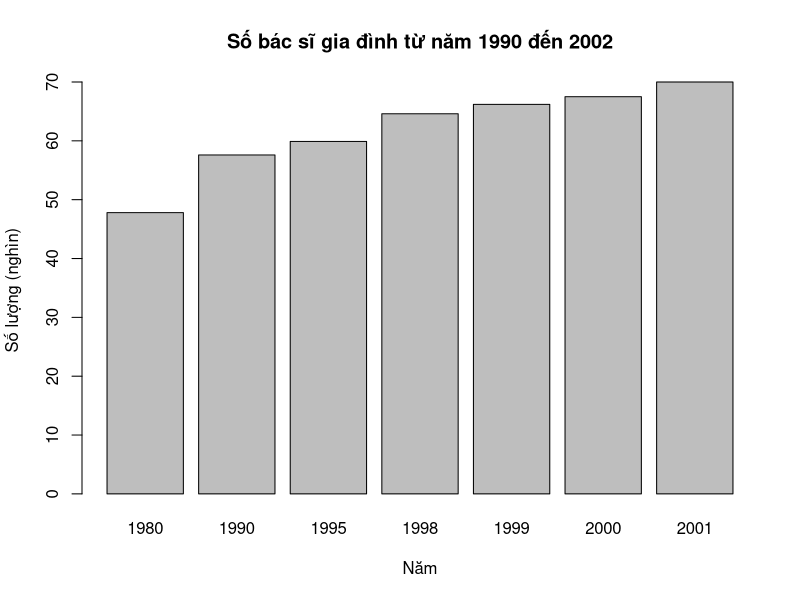
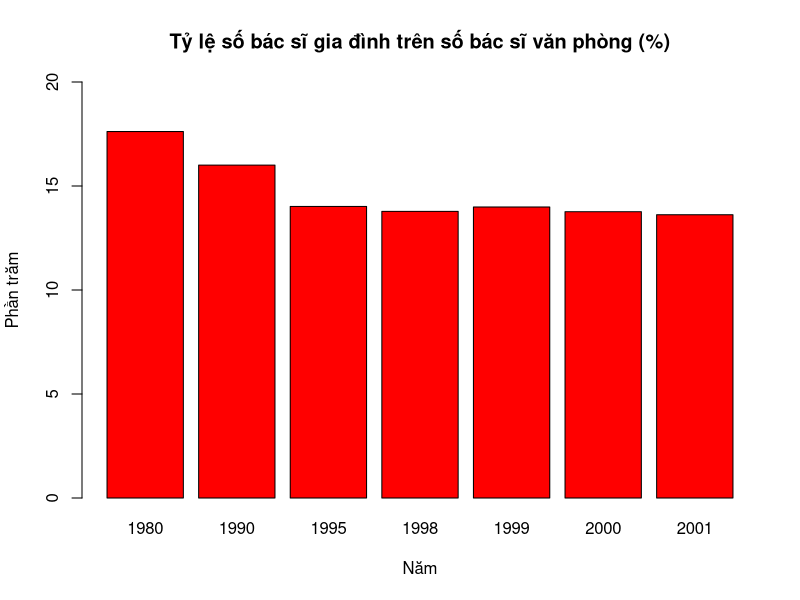

The R script that drew these images, in order:
# Exercise 03


family_practice <- c(47.8, 57.6, 59.9, 64.6, 66.2, 67.5, 70.0)
total_office_based_physicians <- c(271.3, 359.9, 427.3, 468.8, 473.2, 
                                   490.4, 514.0)
# a)

barplot(height = family_practice,
        main = "Số bác sĩ gia đình từ năm 1990 đến 2002",
        ylab = "Số lượng (nghìn)",
        xlab = "Năm",
        names.arg = c(1980, 1990, 1995, 1998, 1999, 2000, 2001))

# b)
barplot(height = family_practice / total_office_based_physicians * 100,
        main = "Tỷ lệ số bác sĩ gia đình trên số bác sĩ văn phòng (%)",
        xlab = "Năm",
        ylab = "Phần trăm",
        ylim = c(0,20),
        names.arg = c(1980, 1990, 1995, 1998, 1999, 2000, 2001),
        col = c("red"))

# c)
# Có sự khác biệt giữa 2 biểu đồ trên:
# Số bác sĩ gia đình  tăng dần số lượng theo thời gian, còn phần trăm thì 
# giảm dần (biểu đồ 2)

